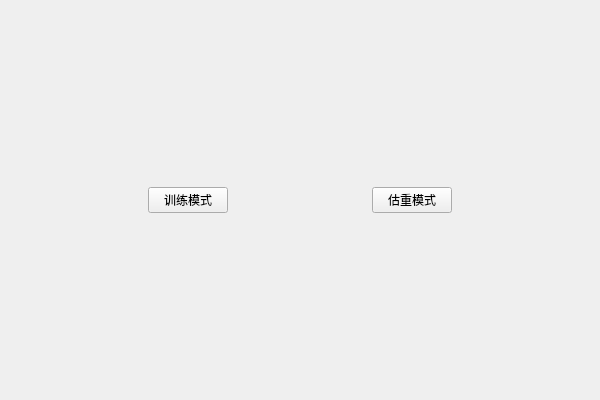
<?xml version="1.0" encoding="UTF-8"?>
<ui version="4.0">
 <class>OrbbecDemoClass</class>
 <widget class="QMainWindow" name="OrbbecDemoClass">
  <property name="geometry">
   <rect>
    <x>0</x>
    <y>0</y>
    <width>600</width>
    <height>400</height>
   </rect>
  </property>
  <property name="windowTitle">
   <string>OrbbecDemo</string>
  </property>
  <widget class="QWidget" name="centralWidget">
   <layout class="QHBoxLayout" name="horizontalLayout">
    <item>
     <spacer name="horizontalSpacer">
      <property name="orientation">
       <enum>Qt::Horizontal</enum>
      </property>
      <property name="sizeHint" stdset="0">
       <size>
        <width>40</width>
        <height>20</height>
       </size>
      </property>
     </spacer>
    </item>
    <item>
     <widget class="QPushButton" name="btn_train">
      <property name="text">
       <string>训练模式</string>
      </property>
     </widget>
    </item>
    <item>
     <spacer name="horizontalSpacer_3">
      <property name="orientation">
       <enum>Qt::Horizontal</enum>
      </property>
      <property name="sizeHint" stdset="0">
       <size>
        <width>40</width>
        <height>20</height>
       </size>
      </property>
     </spacer>
    </item>
    <item>
     <widget class="QPushButton" name="pushButton_2">
      <property name="text">
       <string>估重模式</string>
      </property>
     </widget>
    </item>
    <item>
     <spacer name="horizontalSpacer_2">
      <property name="orientation">
       <enum>Qt::Horizontal</enum>
      </property>
      <property name="sizeHint" stdset="0">
       <size>
        <width>40</width>
        <height>20</height>
       </size>
      </property>
     </spacer>
    </item>
   </layout>
  </widget>
 </widget>
 <layoutdefault spacing="6" margin="11"/>
 <resources>
  <include location="OrbbecDemo.qrc"/>
 </resources>
 <connections/>
</ui>
